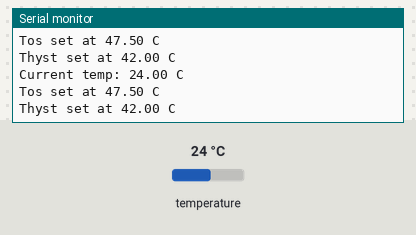
This sketch was run on a simulated Arduino Uno, built with avr-gcc and run on an emulated ATmega328P. Shown: the last lines printed to the serial monitor. Wiring (inferred from the names in the program): LM75 temperature sensor at I2C address 0x48. The test bench sets the inputs (shaded band); at power-on: temperature 24 °C.

Above: at 3.8 s.
3.9 s: temperature set to 12 °C
At 7.4 s:
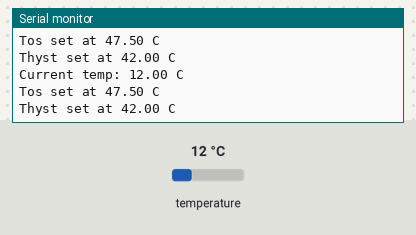
7.8 s: temperature set to 19 °C
At 10.0 s:
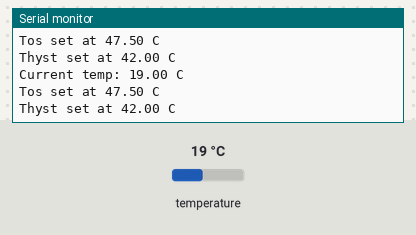
Timing chart, 0 to 11.5 s (numbered marks = the images above; inputs shaded):
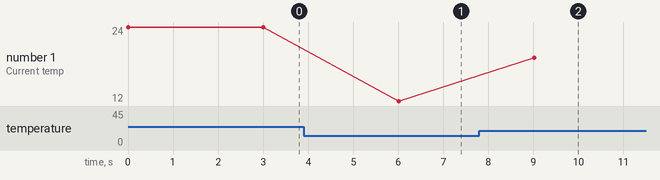

Measured:
- after the input at 3.9 s, the serial monitor: prints a new line after 2.1 s (image 1)
- after the input at 7.8 s, the serial monitor: prints a new line after 1.2 s (image 2)
- plotted number 1: 24 → 12 after the input at 3.9 s, 12 → 19 after the input at 7.8 s

The sketch:

LM75_Example.ino
```cpp
/* How to use the LM75 sensor with Arduino uno
   Wiring Information: https://youtu.be/sWiThXeOAVQ
   Please subscribe to IntroAutomation Channel on YouTube
   More info: https://www.youtube.com/introautomation
    */
#include <Wire.h>
#include <LM75.h>

LM75 sensor(0x48);  // initialize an LM75 object
// You can also initiate with another address as follows:
//LM75 sensor(LM75_ADDRESS | 0b001);  // if A0->GND, A1->GND and A2->Vcc

void setup()
{
  Wire.begin();
  Serial.begin(9600);
}

void loop()
{
  // get temperature from sensor
  Serial.print("Current temp: ");
  Serial.print(sensor.temp());
  Serial.println(" C");

  // Tos Set-point
  sensor.tos(47.5); // set at 47.5'C
  Serial.print("Tos set at ");
  Serial.print(sensor.tos());
  Serial.println(" C");

  // Thyst Set-point
  sensor.thyst(42); // set at 42'C
  Serial.print("Thyst set at ");
  Serial.print(sensor.thyst());
  Serial.println(" C");

  // shutdown the sensor and wait a while
  sensor.shutdown(true);
  delay(3000);
  // wake up sensor for next time around
  sensor.shutdown(false);

  Serial.println();
}
```
